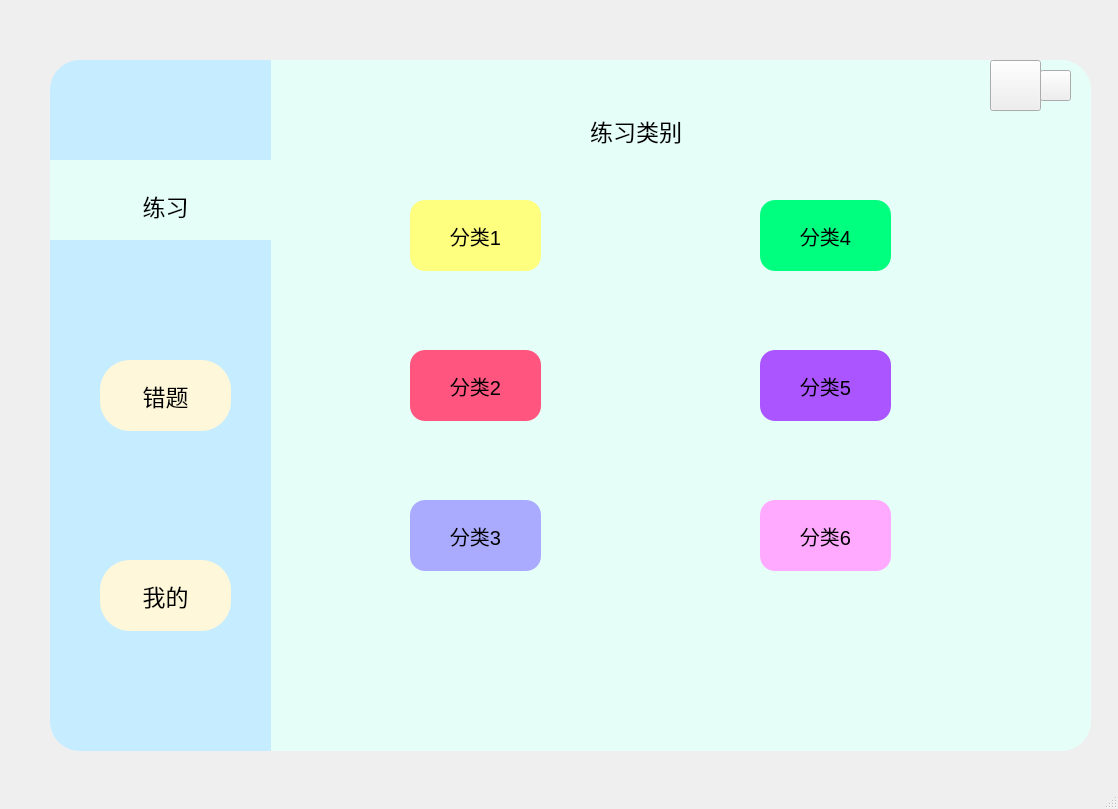
<?xml version="1.0" encoding="UTF-8"?>
<ui version="4.0">
 <class>MainWindow</class>
 <widget class="QMainWindow" name="MainWindow">
  <property name="geometry">
   <rect>
    <x>0</x>
    <y>0</y>
    <width>1118</width>
    <height>809</height>
   </rect>
  </property>
  <property name="sizePolicy">
   <sizepolicy hsizetype="Preferred" vsizetype="Preferred">
    <horstretch>0</horstretch>
    <verstretch>0</verstretch>
   </sizepolicy>
  </property>
  <property name="baseSize">
   <size>
    <width>0</width>
    <height>0</height>
   </size>
  </property>
  <property name="windowTitle">
   <string>UI_test</string>
  </property>
  <widget class="QWidget" name="centralwidget">
   <widget class="QLabel" name="label">
    <property name="geometry">
     <rect>
      <x>590</x>
      <y>100</y>
      <width>121</width>
      <height>61</height>
     </rect>
    </property>
    <property name="font">
     <font>
      <pointsize>17</pointsize>
     </font>
    </property>
    <property name="styleSheet">
     <string notr="true"/>
    </property>
    <property name="text">
     <string>练习类别</string>
    </property>
   </widget>
   <widget class="QPushButton" name="Bt_wrong4">
    <property name="geometry">
     <rect>
      <x>760</x>
      <y>200</y>
      <width>131</width>
      <height>71</height>
     </rect>
    </property>
    <property name="font">
     <font>
      <pointsize>15</pointsize>
     </font>
    </property>
    <property name="styleSheet">
     <string notr="true">
QPushButton{
	background-color: rgb(0, 255, 127);
	border-radius:15px

}
QPushButton:pressed{
	padding-left:5px;
	padding-top:5px;
}</string>
    </property>
    <property name="text">
     <string>分类4</string>
    </property>
   </widget>
   <widget class="QPushButton" name="Bt_wrong6">
    <property name="geometry">
     <rect>
      <x>760</x>
      <y>500</y>
      <width>131</width>
      <height>71</height>
     </rect>
    </property>
    <property name="font">
     <font>
      <pointsize>15</pointsize>
     </font>
    </property>
    <property name="styleSheet">
     <string notr="true">


QPushButton{
	background-color: rgb(255, 170, 255);
	border-radius:15px

}
QPushButton:pressed{
	padding-left:5px;
	padding-top:5px;
}</string>
    </property>
    <property name="text">
     <string>分类6</string>
    </property>
   </widget>
   <widget class="QPushButton" name="Bt_wrong3">
    <property name="geometry">
     <rect>
      <x>410</x>
      <y>500</y>
      <width>131</width>
      <height>71</height>
     </rect>
    </property>
    <property name="font">
     <font>
      <pointsize>15</pointsize>
     </font>
    </property>
    <property name="styleSheet">
     <string notr="true">


QPushButton{
	background-color: rgb(170, 170, 255);
	border-radius:15px

}
QPushButton:pressed{
	padding-left:5px;
	padding-top:5px;
}</string>
    </property>
    <property name="text">
     <string>分类3</string>
    </property>
   </widget>
   <widget class="QPushButton" name="Bt_exit">
    <property name="geometry">
     <rect>
      <x>1450</x>
      <y>170</y>
      <width>31</width>
      <height>31</height>
     </rect>
    </property>
    <property name="styleSheet">
     <string notr="true">QPushButton{
	border:none;
	border-image: url(:/新前缀/关闭窗口.png);
}
</string>
    </property>
    <property name="text">
     <string/>
    </property>
   </widget>
   <widget class="QFrame" name="frame">
    <property name="geometry">
     <rect>
      <x>50</x>
      <y>60</y>
      <width>221</width>
      <height>691</height>
     </rect>
    </property>
    <property name="styleSheet">
     <string notr="true">QFrame{
	background-color: rgb(198, 237, 255);
	border-top-left-radius:30px;
	border-bottom-left-radius:30px;
}</string>
    </property>
    <property name="frameShape">
     <enum>QFrame::StyledPanel</enum>
    </property>
    <property name="frameShadow">
     <enum>QFrame::Raised</enum>
    </property>
    <widget class="QPushButton" name="Bt_mine">
     <property name="geometry">
      <rect>
       <x>50</x>
       <y>500</y>
       <width>131</width>
       <height>71</height>
      </rect>
     </property>
     <property name="font">
      <font>
       <pointsize>17</pointsize>
      </font>
     </property>
     <property name="styleSheet">
      <string notr="true">QPushButton{
	background-color: rgb(255, 247, 217);
	border-radius:30px

}
QPushButton:pressed{
	padding-left:5px;
	padding-top:5px;
}</string>
     </property>
     <property name="text">
      <string>我的</string>
     </property>
    </widget>
    <widget class="QFrame" name="frame_2">
     <property name="geometry">
      <rect>
       <x>0</x>
       <y>100</y>
       <width>221</width>
       <height>80</height>
      </rect>
     </property>
     <property name="styleSheet">
      <string notr="true">background-color: rgb(229, 255, 248);
border-radius:0px
</string>
     </property>
     <property name="frameShape">
      <enum>QFrame::StyledPanel</enum>
     </property>
     <property name="frameShadow">
      <enum>QFrame::Raised</enum>
     </property>
     <widget class="QPushButton" name="Bt_wrong">
      <property name="geometry">
       <rect>
        <x>50</x>
        <y>10</y>
        <width>131</width>
        <height>71</height>
       </rect>
      </property>
      <property name="font">
       <font>
        <pointsize>17</pointsize>
        <underline>false</underline>
        <strikeout>false</strikeout>
       </font>
      </property>
      <property name="styleSheet">
       <string notr="true">QPushButton{	
background-color: rgb(229, 255, 248);
	border-radius:30px
}
QPushButton:pressed{
	padding-left:5px;
	padding-top:5px;
}</string>
      </property>
      <property name="text">
       <string>练习</string>
      </property>
     </widget>
    </widget>
    <widget class="QPushButton" name="Bt_exercise">
     <property name="geometry">
      <rect>
       <x>50</x>
       <y>300</y>
       <width>131</width>
       <height>71</height>
      </rect>
     </property>
     <property name="font">
      <font>
       <pointsize>17</pointsize>
       <weight>50</weight>
       <bold>false</bold>
      </font>
     </property>
     <property name="styleSheet">
      <string notr="true">QPushButton{
	background-color: rgb(255, 247, 217);
	color: rgb(0, 0, 0);
	border-radius:30px

}
QPushButton:pressed{
	padding-left:5px;
	padding-top:5px;
}</string>
     </property>
     <property name="text">
      <string>错题</string>
     </property>
    </widget>
   </widget>
   <widget class="QPushButton" name="Bt_wrong2">
    <property name="geometry">
     <rect>
      <x>410</x>
      <y>350</y>
      <width>131</width>
      <height>71</height>
     </rect>
    </property>
    <property name="font">
     <font>
      <pointsize>15</pointsize>
     </font>
    </property>
    <property name="autoFillBackground">
     <bool>false</bool>
    </property>
    <property name="styleSheet">
     <string notr="true">QPushButton{
	background-color: rgb(255, 85, 127);
	border-radius:15px

}
QPushButton:pressed{
	padding-left:5px;
	padding-top:5px;
}</string>
    </property>
    <property name="text">
     <string>分类2</string>
    </property>
   </widget>
   <widget class="QPushButton" name="Bt_mini">
    <property name="geometry">
     <rect>
      <x>1400</x>
      <y>160</y>
      <width>51</width>
      <height>51</height>
     </rect>
    </property>
    <property name="styleSheet">
     <string notr="true">border:none;
border-image: url(:/新前缀/最小化.png);</string>
    </property>
    <property name="text">
     <string/>
    </property>
   </widget>
   <widget class="QPushButton" name="Bt_wrong5">
    <property name="geometry">
     <rect>
      <x>760</x>
      <y>350</y>
      <width>131</width>
      <height>71</height>
     </rect>
    </property>
    <property name="font">
     <font>
      <pointsize>15</pointsize>
     </font>
    </property>
    <property name="styleSheet">
     <string notr="true">

QPushButton{
	background-color:rgb(170, 85, 255);
	border-radius:15px

}
QPushButton:pressed{
	padding-left:5px;
	padding-top:5px;
}</string>
    </property>
    <property name="text">
     <string>分类5</string>
    </property>
   </widget>
   <widget class="QLabel" name="label_2">
    <property name="geometry">
     <rect>
      <x>790</x>
      <y>-480</y>
      <width>501</width>
      <height>621</height>
     </rect>
    </property>
    <property name="font">
     <font>
      <family>Comic Sans MS</family>
      <pointsize>18</pointsize>
      <weight>50</weight>
      <italic>false</italic>
      <bold>false</bold>
      <underline>false</underline>
     </font>
    </property>
    <property name="styleSheet">
     <string notr="true"/>
    </property>
    <property name="text">
     <string/>
    </property>
   </widget>
   <widget class="QLabel" name="label_drag">
    <property name="geometry">
     <rect>
      <x>270</x>
      <y>60</y>
      <width>821</width>
      <height>691</height>
     </rect>
    </property>
    <property name="styleSheet">
     <string notr="true">QFrame{
	background-color: rgb(229, 255, 248);
	border-top-right-radius:30px;
	border-bottom-right-radius:30px;
}</string>
    </property>
    <property name="text">
     <string/>
    </property>
   </widget>
   <widget class="QPushButton" name="Bt_wrong1">
    <property name="geometry">
     <rect>
      <x>410</x>
      <y>200</y>
      <width>131</width>
      <height>71</height>
     </rect>
    </property>
    <property name="font">
     <font>
      <pointsize>15</pointsize>
     </font>
    </property>
    <property name="styleSheet">
     <string notr="true">
QPushButton{
	background-color: rgb(255, 255, 127);
	border-radius:15px

}
QPushButton:pressed{
	padding-left:5px;
	padding-top:5px;
}</string>
    </property>
    <property name="text">
     <string>分类1</string>
    </property>
   </widget>
   <widget class="QPushButton" name="pushButton">
    <property name="geometry">
     <rect>
      <x>990</x>
      <y>60</y>
      <width>51</width>
      <height>51</height>
     </rect>
    </property>
    <property name="styleSheet">
     <string notr="true">border-image: url(:/新前缀/最小化.png);</string>
    </property>
    <property name="text">
     <string/>
    </property>
   </widget>
   <widget class="QPushButton" name="pushButton_2">
    <property name="geometry">
     <rect>
      <x>1040</x>
      <y>70</y>
      <width>31</width>
      <height>31</height>
     </rect>
    </property>
    <property name="styleSheet">
     <string notr="true">border-image: url(:/新前缀/关闭窗口.png);</string>
    </property>
    <property name="text">
     <string/>
    </property>
   </widget>
   <zorder>label_drag</zorder>
   <zorder>label</zorder>
   <zorder>Bt_wrong4</zorder>
   <zorder>Bt_wrong6</zorder>
   <zorder>Bt_wrong3</zorder>
   <zorder>Bt_exit</zorder>
   <zorder>frame</zorder>
   <zorder>Bt_wrong2</zorder>
   <zorder>Bt_mini</zorder>
   <zorder>Bt_wrong5</zorder>
   <zorder>label_2</zorder>
   <zorder>Bt_wrong1</zorder>
   <zorder>pushButton</zorder>
   <zorder>pushButton_2</zorder>
  </widget>
  <widget class="QStatusBar" name="statusbar"/>
 </widget>
 <resources>
  <include location="Resources.qrc"/>
 </resources>
 <connections>
  <connection>
   <sender>pushButton_2</sender>
   <signal>clicked()</signal>
   <receiver>MainWindow</receiver>
   <slot>close()</slot>
   <hints>
    <hint type="sourcelabel">
     <x>1056</x>
     <y>83</y>
    </hint>
    <hint type="destinationlabel">
     <x>1105</x>
     <y>210</y>
    </hint>
   </hints>
  </connection>
  <connection>
   <sender>pushButton</sender>
   <signal>clicked()</signal>
   <receiver>MainWindow</receiver>
   <slot>showMinimized()</slot>
   <hints>
    <hint type="sourcelabel">
     <x>1016</x>
     <y>87</y>
    </hint>
    <hint type="destinationlabel">
     <x>693</x>
     <y>34</y>
    </hint>
   </hints>
  </connection>
 </connections>
</ui>
